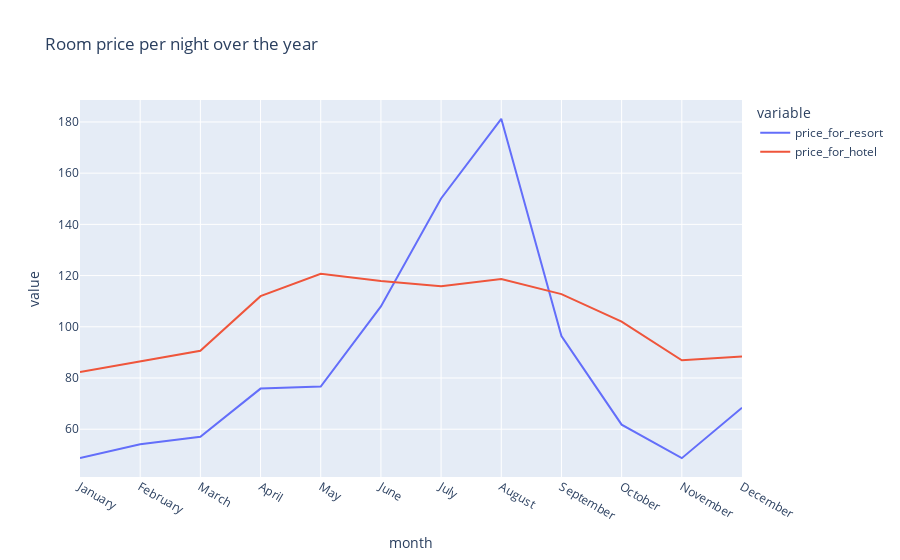

Notebook cell for this chart:
### Code cell
px.line(final2, x='month', y=['price_for_resort', 'price_for_hotel'], title='Room price per night over the year')

### Figure 1 — Plotly figure (JSON) as saved in the notebook; plotly's stock layout.template omitted (floating-point values rounded to 4 significant figures)
{"data": [{"hovertemplate": "variable=price_for_resort<br>month=%{x}<br>value=%{y}<extra></extra>", "legendgroup": "price_for_resort", "line": {"color": "#636efa", "dash": "solid"}, "marker": {"symbol": "circle"}, "mode": "lines", "name": "price_for_resort", "orientation": "v", "showlegend": true, "type": "scatter", "x": ["January", "February", "March", "April", "May", "June", "July", "August", "September", "October", "November", "December"], "xaxis": "x", "y": [48.76, 54.15, 57.06, 75.87, 76.66, 108.0, 150.1, 181.2, 96.42, 61.78, 48.71, 68.41], "yaxis": "y"}, {"hovertemplate": "variable=price_for_hotel<br>month=%{x}<br>value=%{y}<extra></extra>", "legendgroup": "price_for_hotel", "line": {"color": "#EF553B", "dash": "solid"}, "marker": {"symbol": "circle"}, "mode": "lines", "name": "price_for_hotel", "orientation": "v", "showlegend": true, "type": "scatter", "x": ["January", "February", "March", "April", "May", "June", "July", "August", "September", "October", "November", "December"], "xaxis": "x", "y": [82.33, 86.52, 90.66, 112.0, 120.7, 117.9, 115.8, 118.7, 112.8, 102.0, 86.95, 88.4], "yaxis": "y"}], "layout": {"legend": {"title": {"text": "variable"}, "tracegroupgap": 0}, "title": {"text": "Room price per night over the year"}, "xaxis": {"anchor": "y", "domain": [0, 1], "title": {"text": "month"}}, "yaxis": {"anchor": "x", "domain": [0, 1], "title": {"text": "value"}}}}
